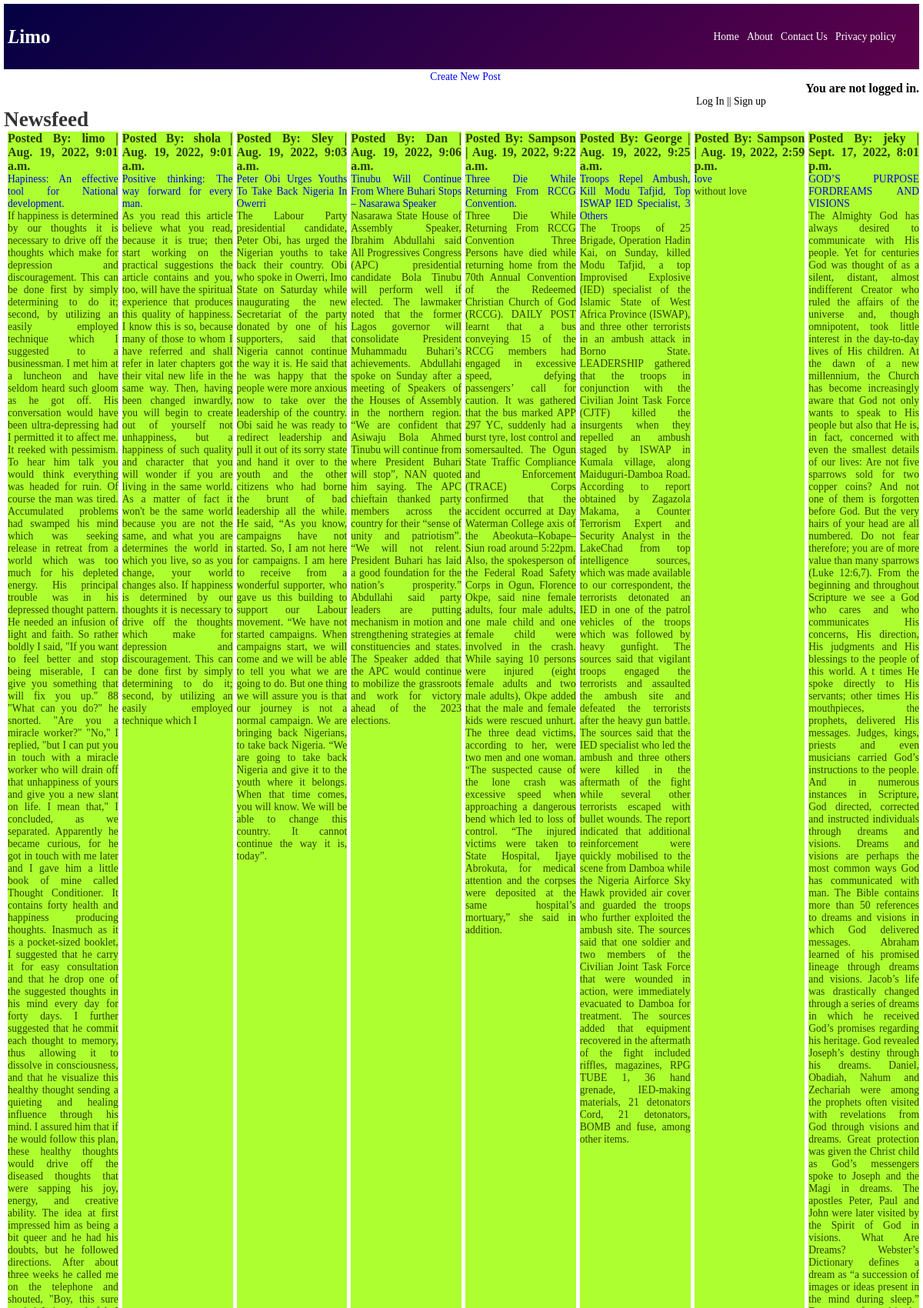
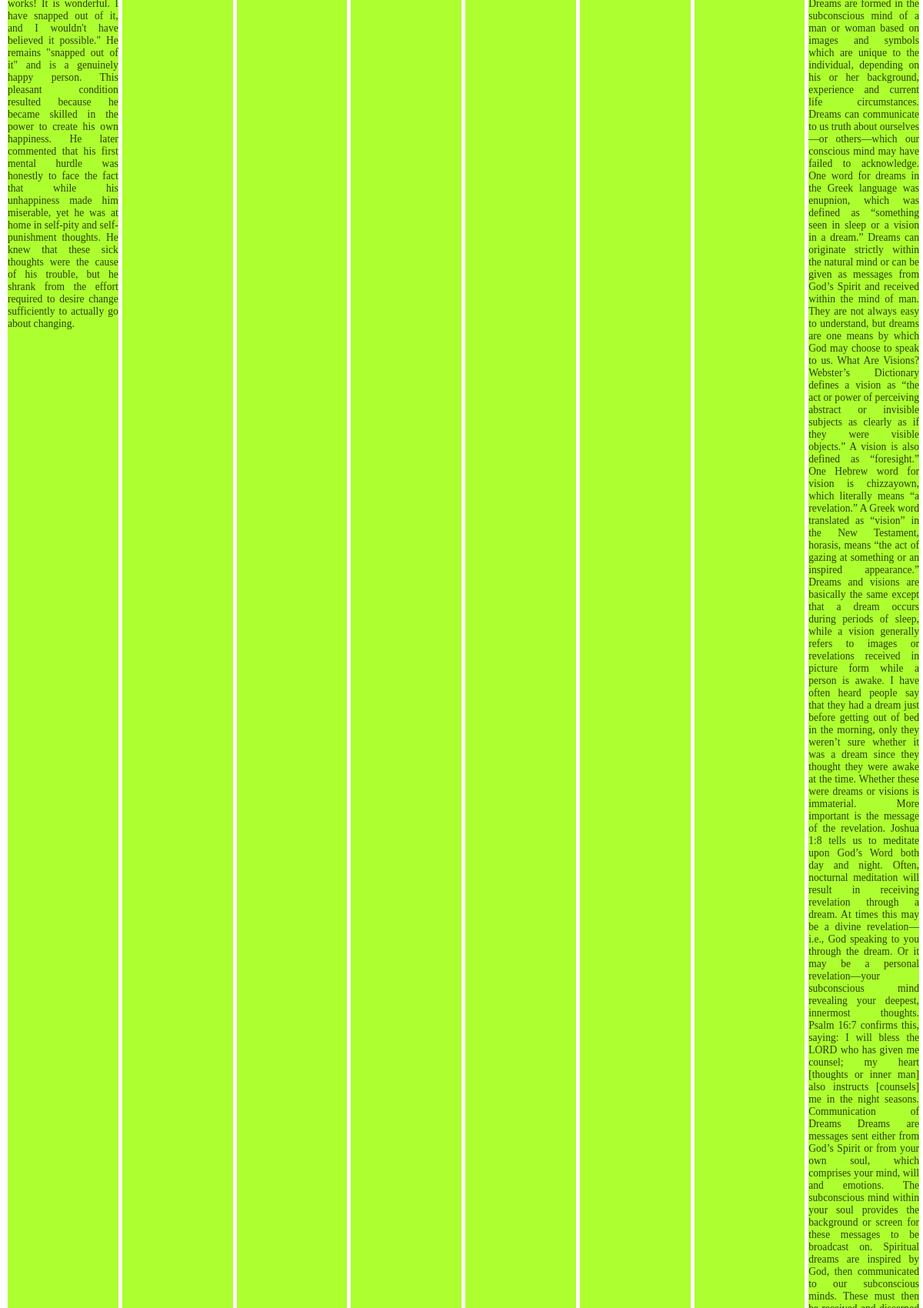
The page / (upper part) on the database its author committed (2 pictures, top to bottom).
### chats/models.py (models this page shows, shortened)
class Chats(models.Model):
    Title= models.TextField()
    Author= models.ForeignKey('auth.User',on_delete=models.CASCADE,)
    body = models.TextField()
    Date = models.DateTimeField(auto_now_add=True, blank=True, null=True)

### chats/views.py (the view)
# urls.py: path("", Homepage.as_view(), name="home"),
class Homepage(ListView):
    model=Chats
    template_name="chats/home.html"

### chats/Templates/chats/home.html (shortened to what this page needs)
{% extends 'base.html' %}
{% block content%}
<body>
<h1 style=" color:rgb(000,000,000,0.8)">Newsfeed</h1>
<div class="container">
   {% for chats in object_list %}
   <div class="post">
     <h3>
      <span style="color: rgb(000, 000, 000, 0.755);" class="text-muted">
          Posted By: {{ chats.Author }} |
         {{ chats.Date }}</span>
      </h3>
         <a href="{% url 'details_view' chats.pk %}">{{ chats.Title }}</a>
      <p style="color: rgb(000, 000, 000,0.755);">{{ chats.body }}</p>
   </div>
   {% endfor %}
</div>
</body>
{% endblock content %}

### chats/Templates/base.html (shortened to what this page needs)
{% load static %}
<html>
<head>
<link href="{% static 'base.css' %}" rel="stylesheet">
</head>
<body>
  <header>
    <div class="logo"><a href="{% url 'home' %}"> <em>L</em>imo</a></div>
    <ul class="wrapper" style="margin-right:30px;">
      <li class="nav-list"><a style="color: white;" href="{% url 'home'%}">Home</a> </li> &nbsp; &nbsp;
      <li class="nav-list"><a style="color: rgb(255, 255, 255, 1);" href="{% url 'About' %}">About</a></li> &nbsp; &nbsp;
      <li class="nav-list"><a style="color: rgb(255, 255, 255, 1);" href="{% url 'contact' %}">Contact Us  </a></li> &nbsp; &nbsp;
      <li class="nav-list"><a style="color: rgb(255, 255, 255, 1);" href="{% url 'privacy' %}"> Privacy policy</a>  </li>
</ul>
 </header>
 <div class="movement" >
  <a href="{% url 'new_post' %}"> Create New Post</a>
</div>
{% if user.is_authenticated %}
   <p style="color: black;">Hi {{ user.username }}, Welcome to W-connect !!!</p>
   <p style="text-align: right; float:right;"><a href="{% url 'logout' %}">Log out</a></p>
{% else %}
 <h3><p style="color: black; text-align:right;">You are not logged in.</p></h3>
 <ul>
 <li margin-left:100px;><a href="{% url 'login' %}" style="margin-left: 900px; color:black;">Log In</a>  ||  <a href="{% url 'signup' %}" style="color:black;"> Sign up <a/>
 </li>
</ul>
{% endif %}
 <div>
    {% block content %}
    {% endblock content %}
  </div>
 </body>
</html>

### chats/static/base.css (style rules this page uses)
* { box-sizing: border-box; margin: 0%; padding: 0; }
body { font-family: Georgia, 'Times New Roman', Times, serif; text-align: justify; padding: 5px; font-size: 1.7ch; background-color: rgba(259, 259, 259); }
header { margin: 0; width: 100%; height: 85px; display: flex; flex-direction: row; justify-content: space-between; align-items: center; background: linear-gradient(138deg, rgb(4, 1, 67) 0%, rgb(93, 1, 76) 100%); }
.container { display: flex; width: 100%; gap: 5px; flex-direction: row; }
.container div { width:100%; background-color: greenyellow; }
.wrapper { display: flex; flex-direction: row; justify-content: space-between; align-items: center; }
a, li { text-decoration: none; list-style: none; }
.logo a { color: rgb(259, 259, 259); font-size: 25px; padding: 5px; border-radius: 30px; font-weight: bold; transition: all 1s ease-in-out; text-decoration: none; cursor:zoom-in; }
.movement { position: relative; top: 2px; left: 5px; text-align:center; }

### rows shown on the page
Chats: Author "limo", Date "Aug. 19, 2022, 9:01 a.m.", Title "Hapiness: An effective tool for National development.", body "If happiness is determined by our thoughts it is necessary to drive off the thoughts which make for depression and discouragement. This can be done first by simply determining to do it; second, by utilizing an easily employed technique which I suggested to a businessman. I met him at a luncheon and have seldom heard such gloom as he got off. His conversation would have been ultra-depressing had I permitted it to affect me. It reeked with pessimism. To hear him talk you would think everything was headed for ruin. Of course the man was tired. Accumulated problems had swamped his mind which was seeking release in retreat from a world which was too much for his depleted energy. His principal…"
Chats: Author "shola", Date "Aug. 19, 2022, 9:01 a.m.", Title "Positive thinking: The way forward for every man.", body "As you read this article believe what you read, because it is true; then start working on the practical suggestions the article contains and you, too, will have the spiritual experience that produces this quality of happiness. I know this is so, because many of those to whom I have referred and shall refer in later chapters got their vital new life in the same way. Then, having been changed inwardly, you will begin to create out of yourself not unhappiness, but a happiness of such quality and character that you will wonder if you are living in the same world. As a matter of fact it won't be the same world because you are not the same, and what you are determines the world in which you live,…"
Chats: Author "Sley", Date "Aug. 19, 2022, 9:03 a.m.", Title "Peter Obi Urges Youths To Take Back Nigeria In Owerri", body "The Labour Party presidential candidate, Peter Obi, has urged the Nigerian youths to take back their country. Obi who spoke in Owerri, Imo State on Saturday while inaugurating the new Secretariat of the party donated by one of his supporters, said that Nigeria cannot continue the way it is. He said that he was happy that the people were more anxious now to take over the leadership of the country. Obi said he was ready to redirect leadership and pull it out of its sorry state and hand it over to the youth and the other citizens who had borne the brunt of bad leadership all the while. He said, “As you know, campaigns have not started. So, I am not here for campaigns. I am here to receive from…"
Chats: Author "Dan", Date "Aug. 19, 2022, 9:06 a.m.", Title "Tinubu Will Continue From Where Buhari Stops – Nasarawa Speaker", body "Nasarawa State House of Assembly Speaker, Ibrahim Abdullahi said All Progressives Congress (APC) presidential candidate Bola Tinubu will perform well if elected. The lawmaker noted that the former Lagos governor will consolidate President Muhammadu Buhari’s achievements. Abdullahi spoke on Sunday after a meeting of Speakers of the Houses of Assembly in the northern region. “We are confident that Asiwaju Bola Ahmed Tinubu will continue from where President Buhari will stop”, NAN quoted him saying. The APC chieftain thanked party members across the country for their “sense of unity and patriotism”. “We will not relent. President Buhari has laid a good foundation for the nation’s prosperity.”…"
Chats: Author "Sampson", Date "Aug. 19, 2022, 9:22 a.m.", Title "Three Die While Returning From RCCG Convention.", body "Three Die While Returning From RCCG Convention Three Persons have died while returning home from the 70th Annual Convention of the Redeemed Christian Church of God (RCCG). DAILY POST learnt that a bus conveying 15 of the RCCG members had engaged in excessive speed, defying passengers’ call for caution. It was gathered that the bus marked APP 297 YC, suddenly had a burst tyre, lost control and somersaulted. The Ogun State Traffic Compliance and Enforcement (TRACE) Corps confirmed that the accident occurred at Day Waterman College axis of the Abeokuta–Kobape–Siun road around 5:22pm. Also, the spokesperson of the Federal Road Safety Corps in Ogun, Florence Okpe, said nine female adults, four…"
Chats: Author "George", Date "Aug. 19, 2022, 9:25 a.m.", Title "Troops Repel Ambush, Kill Modu Tafjid, Top ISWAP IED Specialist, 3 Others", body "The Troops of 25 Brigade, Operation Hadin Kai, on Sunday, killed Modu Tafjid, a top Improvised Explosive (IED) specialist of the Islamic State of West Africa Province (ISWAP), and three other terrorists in an ambush attack in Borno State. LEADERSHIP gathered that the troops in conjunction with the Civilian Joint Task Force (CJTF) killed the insurgents when they repelled an ambush staged by ISWAP in Kumala village, along Maiduguri-Damboa Road. According to report obtained by Zagazola Makama, a Counter Terrorism Expert and Security Analyst in the LakeChad from top intelligence sources, which was made available to our correspondent, the terrorists detonated an IED in one of the patrol vehicles…"
Chats: Author "Sampson", Date "Aug. 19, 2022, 2:59 p.m.", Title "love", body "without love"
Chats: Author "jeky", Date "Sept. 17, 2022, 8:01 p.m.", Title "GOD’S PURPOSE FORDREAMS AND VISIONS"
